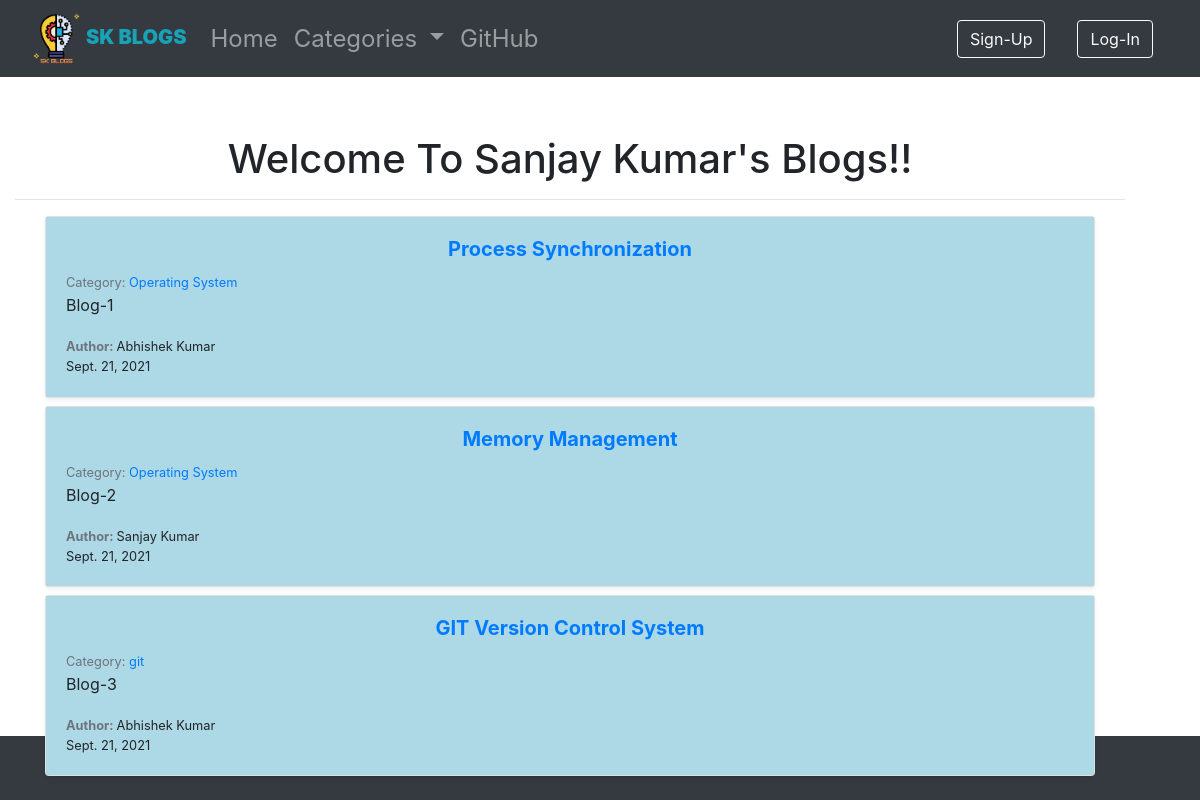
The app's page /, older data.
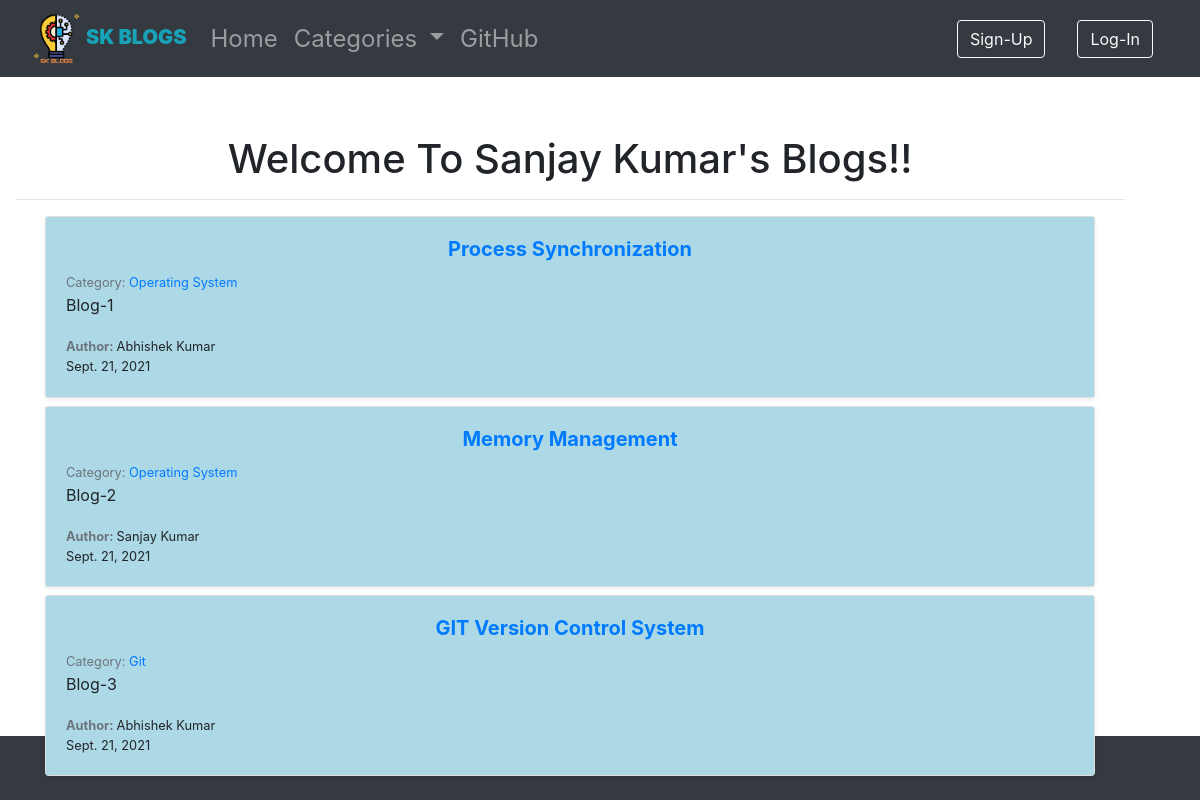
The same page, newer data.
### blog/models.py (models this page shows, shortened)
class Post(models.Model):
    title = models.CharField(max_length=255)
    title_tag = models.CharField(max_length=255)
    post_date = models.DateField(auto_now_add=True)
    author  = models.ForeignKey(User, on_delete=CASCADE)
    category = models.ForeignKey(Category, models.SET_NULL, blank=True, null=True)
    body = RichTextField(blank=True, null=True)
    snippet = models.CharField(max_length=255)
    likes = models.ManyToManyField(User, related_name="blog_posts")

class Category(models.Model):
    name = models.CharField(max_length=255)
    def __str__(self):
        return self.name

### blog/views.py (the view)
# urls.py: path('', HomeView.as_view(), name="home"),
class HomeView(ListView):
    model = Post
    template_name = 'home.html'
    ordering = ['-post_date']
    def get_context_data(self, *args, **kwargs):
        cat_menu = Category.objects.all()
        context = super(HomeView, self).get_context_data(*args, **kwargs)
        context["cat_menu"] = cat_menu
        return context

### blog/templates/home.html (shortened to what this page needs)
{% extends 'base.html' %}
{% block content %}
<div class="container">
<h1 class="fw-light mt-3 text-center">Welcome To Sanjay Kumar's Blogs!!</h1>
<hr/>
<div class="container">
  {% for post in object_list %}
  <div class="col mt-2">
    <div class="card shadow-sm">
      <div class="card-body" style="background:lightblue;">
        <h5 class="card-text" style="text-align: center;"><a href="{% url 'article-view' post.pk %}"><strong>{{ post.title }}</strong></a></h5>
        <small class="text-muted">Category: <a href="{% url 'category' post.category|slugify %}">{{ post.category }}</a></small>
        <p class="card-text">{{ post.snippet }}</p>
        <small class="card-text"><strong class="text-muted">Author: </strong>{{ post.author.first_name }} {{ post.author.last_name }}</small>
        <div class="d-flex justify-content-between align-items-center">
          <small>{{ post.post_date }}</small>
        </div>
      </div>
    </div>
  </div>
  {% endfor %}
</div>
<br/>
</div>
{% endblock %}

Row changes from the older to the newer data that the page shows:
changed Post "GIT Version Control System": category "git" → "Git"
